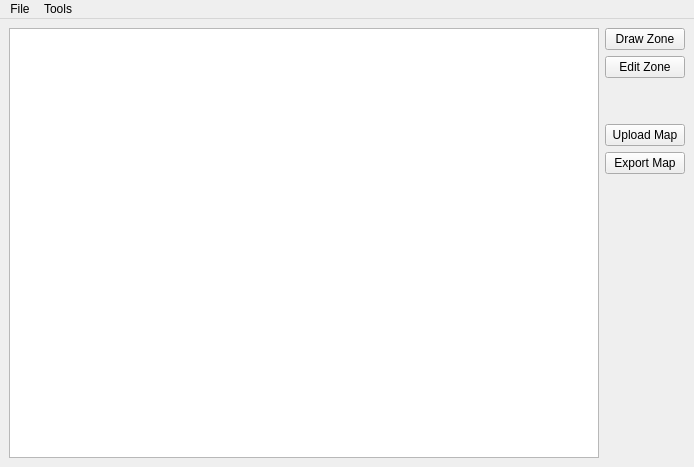
<?xml version="1.0" encoding="UTF-8"?>
<ui version="4.0">
 <class>MainWindow</class>
 <widget class="QMainWindow" name="MainWindow">
  <property name="geometry">
   <rect>
    <x>0</x>
    <y>0</y>
    <width>694</width>
    <height>467</height>
   </rect>
  </property>
  <property name="windowTitle">
   <string>MainWindow</string>
  </property>
  <widget class="QWidget" name="centralwidget">
   <layout class="QHBoxLayout" name="horizontalLayout">
    <item>
     <widget class="QGraphicsView" name="graphicsView"/>
    </item>
    <item>
     <layout class="QGridLayout" name="gridLayout">
      <item row="10" column="0">
       <spacer name="verticalSpacer">
        <property name="orientation">
         <enum>Qt::Vertical</enum>
        </property>
        <property name="sizeHint" stdset="0">
         <size>
          <width>20</width>
          <height>40</height>
         </size>
        </property>
       </spacer>
      </item>
      <item row="6" column="0">
       <widget class="QPushButton" name="pushButton_3">
        <property name="text">
         <string>Upload Map</string>
        </property>
       </widget>
      </item>
      <item row="4" column="0">
       <widget class="QPushButton" name="pushButton_2">
        <property name="text">
         <string>Edit Zone</string>
        </property>
       </widget>
      </item>
      <item row="7" column="0">
       <widget class="QPushButton" name="pushButton_4">
        <property name="text">
         <string>Export Map</string>
        </property>
       </widget>
      </item>
      <item row="0" column="0">
       <widget class="QPushButton" name="pushButton">
        <property name="text">
         <string>Draw Zone</string>
        </property>
       </widget>
      </item>
      <item row="5" column="0">
       <spacer name="verticalSpacer_2">
        <property name="orientation">
         <enum>Qt::Vertical</enum>
        </property>
        <property name="sizeType">
         <enum>QSizePolicy::Minimum</enum>
        </property>
        <property name="sizeHint" stdset="0">
         <size>
          <width>20</width>
          <height>40</height>
         </size>
        </property>
       </spacer>
      </item>
     </layout>
    </item>
   </layout>
  </widget>
  <widget class="QMenuBar" name="menubar">
   <property name="geometry">
    <rect>
     <x>0</x>
     <y>0</y>
     <width>694</width>
     <height>25</height>
    </rect>
   </property>
   <widget class="QMenu" name="menuFile">
    <property name="title">
     <string>File</string>
    </property>
    <addaction name="actionOpen_Map"/>
    <addaction name="actionExit"/>
   </widget>
   <widget class="QMenu" name="menuTools">
    <property name="title">
     <string>Tools</string>
    </property>
    <addaction name="actionPaint"/>
    <addaction name="actionRectangle"/>
    <addaction name="actionSelect"/>
   </widget>
   <addaction name="menuFile"/>
   <addaction name="menuTools"/>
  </widget>
  <action name="actionOpen_Map">
   <property name="text">
    <string>Open Map</string>
   </property>
  </action>
  <action name="actionExit">
   <property name="text">
    <string>Exit</string>
   </property>
  </action>
  <action name="actionPaint">
   <property name="text">
    <string>Paint</string>
   </property>
  </action>
  <action name="actionRectangle">
   <property name="text">
    <string>Rectangle</string>
   </property>
  </action>
  <action name="actionSelect">
   <property name="text">
    <string>Select</string>
   </property>
  </action>
 </widget>
 <resources/>
 <connections/>
</ui>
